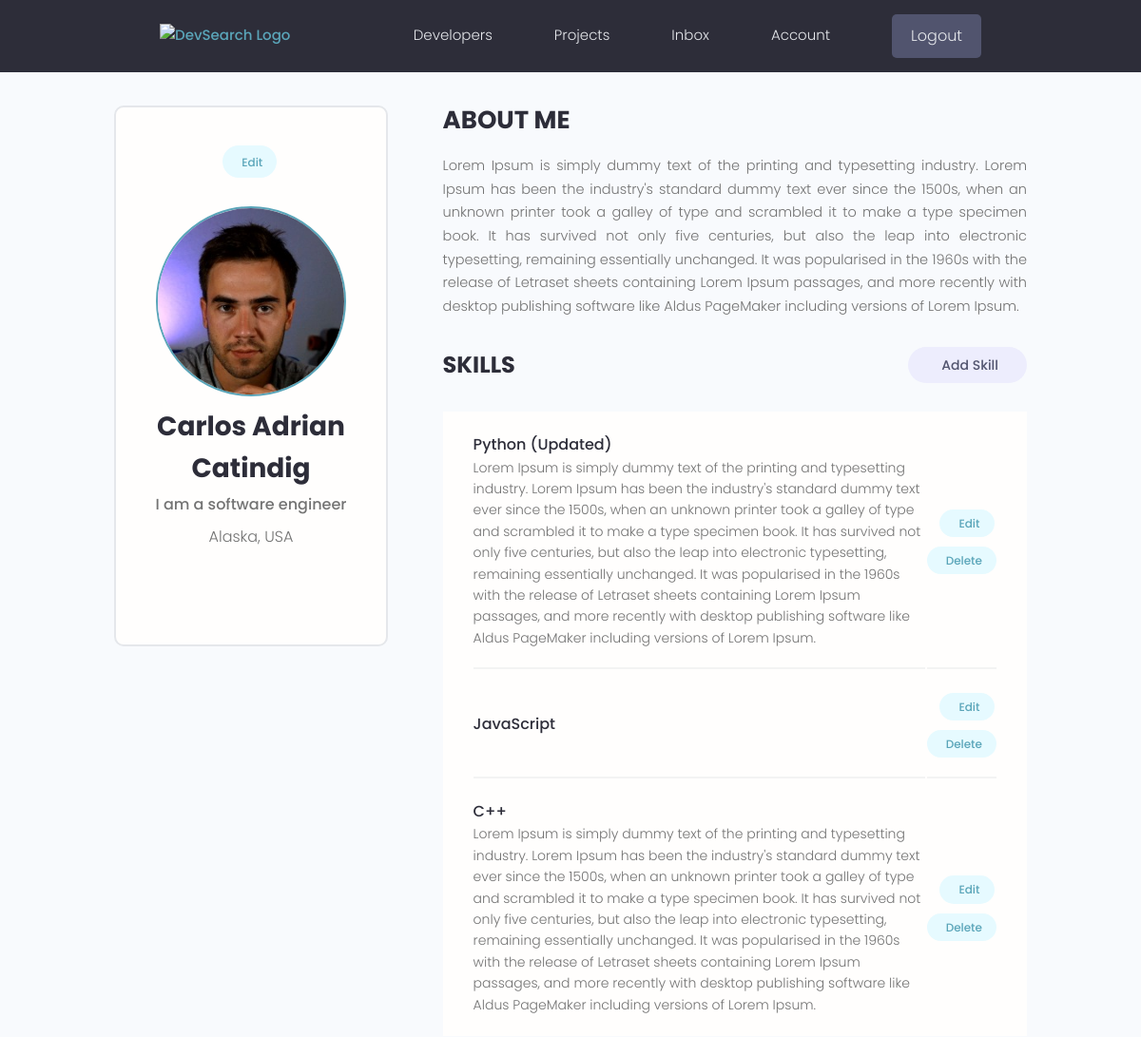
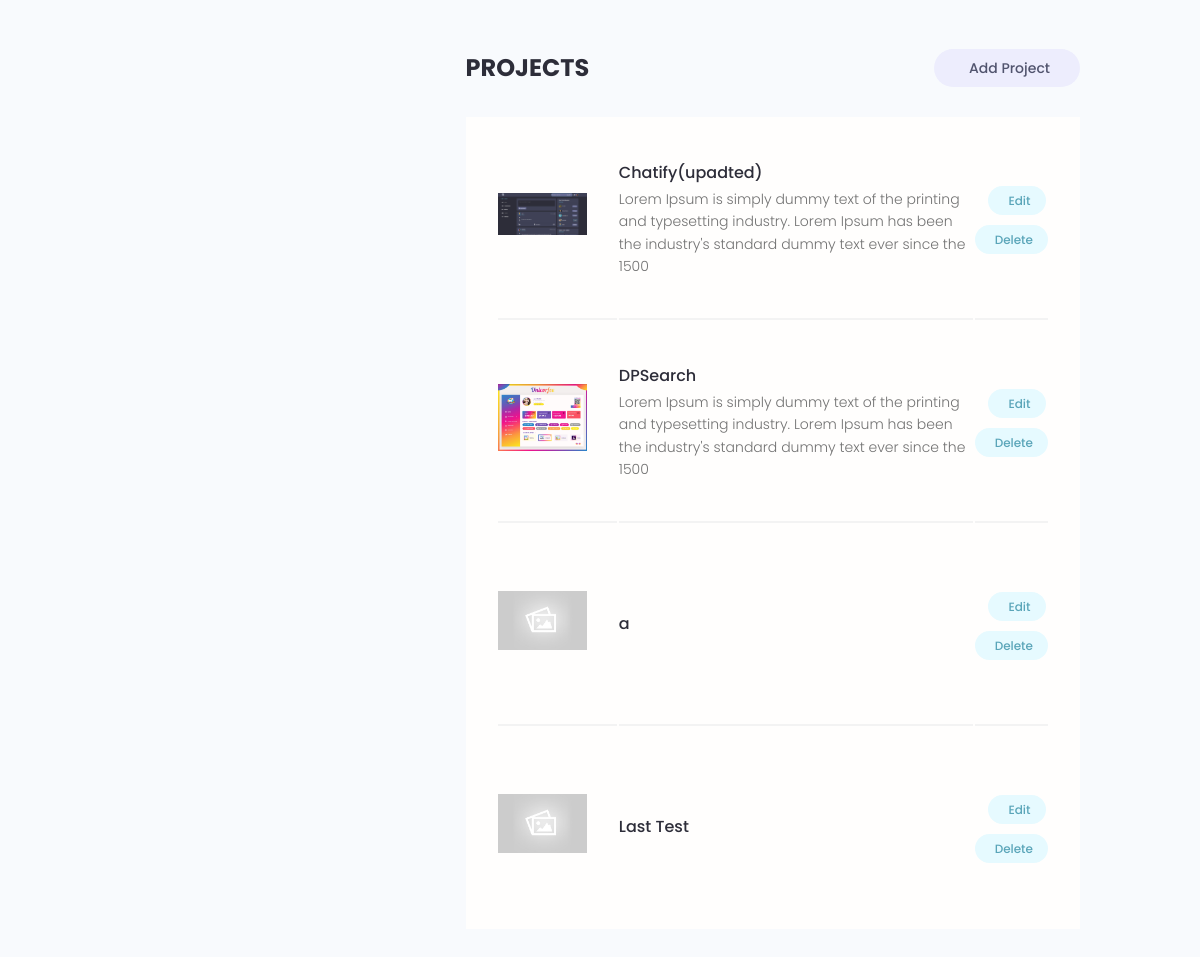
The app's page /account/ (signed in) with its own data (2 pictures, top to bottom).
### users/models.py (models this page shows, shortened)
class Profile(models.Model):
    user = models.OneToOneField(User, on_delete=models.CASCADE, null=True, blank=True)
    slug = models.SlugField(null=True, blank=True)
    first_name = models.CharField(max_length=255, null=True, blank=True)
    last_name = models.CharField(max_length=255, null=True, blank=True)
    email = models.EmailField(max_length=320, null=True, blank=True)
    username = models.CharField(max_length=255, null=True, blank=True)
    location = models.CharField(max_length=255, null=True, blank=True)
    short_intro = models.CharField(max_length=255, null=True, blank=True)
    bio = models.TextField(null=True, blank=True)
    profile_image = models.ImageField(null=True, blank=True, upload_to='profiles/', default='profiles/user-default.png')
    social_github = models.CharField(max_length=2048, null=True, blank=True)
    social_twitter = models.CharField(max_length=2048, null=True, blank=True)
    social_linkedin = models.CharField(max_length=2048, null=True, blank=True)
    social_youtube = models.CharField(max_length=2048, null=True, blank=True)
    social_website = models.CharField(max_length=2048, null=True, blank=True)
    created = models.DateTimeField(auto_now_add=True)
    id = models.UUIDField(default=uuid.uuid4, primary_key=True, unique=True, editable=False)
    class Meta:
        verbose_name_plural = 'Profiles'
    @property
    def image_url(self):
        try:
            url = self.profile_image.url
        except:
            url = ''
        return url
    @property
    def get_name(self):
        return f"{self.first_name} {self.last_name}"

class Skill(models.Model):
    owner = models.ForeignKey(Profile, null=True, blank=True, on_delete=models.CASCADE)
    name = models.CharField(max_length=255, null=True, blank=True)
    description = models.TextField(null=True, blank=True)
    created = models.DateTimeField(auto_now_add=True)
    id = models.UUIDField(default=uuid.uuid4, unique=True, primary_key=True, editable=False)
    class Meta:
        verbose_name_plural = 'Skills'

### projects/models.py (models this page shows, shortened)
class Project(models.Model):
    owner = models.ForeignKey(Profile, null=True, blank=True, on_delete=models.CASCADE)
    title = models.CharField(max_length=255)
    slug = models.SlugField(max_length=255)
    featured_image = models.ImageField(null=True, blank=True, default='default.jpg')
    description = models.TextField(blank=True, null=True)
    demo_link = models.CharField(max_length=2048, null=True, blank=True)
    source_link = models.CharField(max_length=2048, null=True, blank=True)
    tags = models.ManyToManyField('Tag', blank=True)
    vote_ratio = models.IntegerField(default=0, null=True, blank=True)
    vote_total = models.IntegerField(default=0, null=True, blank=True)
    created = models.DateTimeField(auto_now_add=True)
    id = models.UUIDField(default=uuid.uuid4, unique=True, primary_key=True, editable=False)
    class Meta:
        verbose_name_plural = 'Projects'
    def get_edit_url(self):
        return reverse("update-project", args=[self.slug])
    def get_delete_url(self):
        return reverse("delete-project", args=[self.slug])
    @property
    def image_url(self):
        try:
            url = self.featured_image.url
        except:
            url = ''
        return url

### users/views.py (the view)
# urls.py: path('account/', views.show_user_account, name="account"),
@login_required(login_url='login')
def show_user_account(request):
    profile = request.user.profile
    skills = profile.skill_set.all()
    projects = profile.project_set.all()
    context = {"profile":profile, "skills":skills, "projects":projects}
    return render(request, "users/account.html", context)

### users/templates/users/account.html (shortened to what this page needs)
{% extends 'main.html' %}
{% block content %}
<main class="settingsPage profile my-md">
  <div class="container">
    <div class="layout">
      <div class="column column--1of3">
        <div class="card text-center">
          <div class="card__body dev">
            <a class="tag tag--pill tag--main settings__btn" href="{% url 'edit-account' %}"> Edit</a>
            <img class="avatar avatar--xl dev__avatar" src="{{ profile.image_url }}" />
            <h2 class="dev__name">{{ profile.get_name|title }}</h2>
            <p class="dev__title">{{ profile.short_intro }}</p>
            <p class="dev__location">{{ profile.location }}</p>
          </div>
        </div>
      </div>
      <div class="column column--2of3">
        <div class="devInfo">
          <h3 class="devInfo__title">About Me</h3>
          <p class="devInfo__about">
            {{ profile.bio|linebreaksbr }}
          </p>
        </div>
        <div class="settings">
          <h3 class="settings__title">Skills</h3>
          <a class="tag tag--pill tag--sub settings__btn tag--lg" href="{% url 'create-skill' %}"> Add Skill</a>
        </div>
        <table class="settings__table">
          {% for skill in skills %}
          <tr>
            <td class="settings__tableInfo">
              <h4>{{ skill.name }}</h4>
              <p>
                {{ skill.description|linebreaksbr }}
              </p>
            </td>
            <td class="settings__tableActions">
              <a class="tag tag--pill tag--main settings__btn" href="{% url 'edit-skill' skill.id %}"> Edit</a>
              <a class="tag tag--pill tag--main settings__btn" href="{% url 'delete-skill' skill.id %}">
                Delete</a>
            </td>
          </tr>
          {% endfor %}
        </table>
        <div class="settings">
          <h3 class="settings__title">Projects</h3>
          <a class="tag tag--pill tag--sub settings__btn tag--lg" href="{% url 'create-project' %}"> Add Project</a>
        </div>
        <table class="settings__table">
          {% for project in projects %}
          <tr>
            <td class="settings__thumbnail">
              <a href="single-project.html"><img src="{{ project.image_url }}" alt="Project Thumbnail" /></a>
            </td>
            <td class="settings__tableInfo">
              <a href="single-project.html">{{ project.title }}</a>
              <p>
                {{ project.description|slice:"150"}}
              </p>
            </td>
            <td class="settings__tableActions">
              <a class="tag tag--pill tag--main settings__btn" href="{{ project.get_edit_url }}"> Edit</a>
              <a class="tag tag--pill tag--main settings__btn" href="{{ project.get_delete_url }}">
                Delete</a>
            </td>
          </tr>
          {% endfor %}
        </table>
      </div>
    </div>
  </div>
</main>
{% endblock content %}

### static/styles/app.css (style rules this page uses)
:root { --color-sub: #2d2d39; }
.card { border: 2px solid var(--color-light); }
img { width: 100%; }
.profile .card > .dev { padding: 4rem; }
.dev__avatar { display: block; margin: auto; }
.dev__name { color: var(--color-sub); font-size: 2.8rem; font-weight: 700; margin-top: 1rem; margin-bottom: 0.5rem; }
.dev__title { font-size: 1.6rem; font-weight: 500; line-height: 1.3; }
.dev__location { margin-top: 1rem; }
.devInfo { margin-bottom: 3rem; }
.devInfo__title, .devInfo__subtitle { font-size: 2.6rem; color: var(--color-sub); text-transform: uppercase; font-weight: 700; margin-bottom: 1.5rem; }
.devInfo__about, .devSkill__info { font-size: 1.45rem; line-height: 1.7; text-align: justify; }
.settingsPage .dev > .settings__btn { display: inline-block; margin-bottom: 3rem; }
.settings { display: flex; justify-content: space-between; align-items: center; }
.settings__title { font-size: 2.4rem; text-transform: uppercase; font-weight: 700; color: var(--color-sub); }
.settings__table { margin-top: 3rem; margin-bottom: 5rem; padding: 0 3rem; background: var(--color-white); }
.settings__table tr { width: 100%; }
.settings__table tr > td { padding: 2rem 0; }
.settings__table tr:not(:last-child) td { border-bottom: 2px solid var(--color-white-light); }
.settings__thumbnail { width: 23%; min-width: 10rem; }
.settings__thumbnail img { padding-right: 3rem; height: 15rem; object-fit: contain; }
.settings__tableInfo { width: 100%; }
.settings__tableInfo h4, .settings__tableInfo a { padding-right: 1rem; width: auto; font-size: 1.6rem; font-weight: 500; color: var(--color-sub); }
.settings__tableInfo p { font-size: 1.4rem; }
.settings__tableActions { text-align: right; }

### static/uikit/styles/modules/_variables.css (style rules this page uses)
:root { --color-main: #5aa5b9; --color-main-light: #e6faff; --color-sub: #3f4156; --color-sub-light: #51546e; --color-sub-lighter: #ededfd; --color-text: #737373; --color-gray: #8b8b8b; --color-light: #e5e7eb; --color-light-gray: #767676; --color-bg: #f8fafd; --color-white: #fffefd; --color-white-light: #f3f3f3; --color-success: #359e64; --color-success-bg: #def8e8; --color-error: #fc4b0b; --color-error-bg: #fff2ee; --font-base: 'Poppins', arial, helvetica, 'Segoe UI', roboto, ubuntu, sans-serif; --font-monospace: 'Fira Code', 'Courier New', courier, monospace; --font-regular: 300; --font-medium: 500; --font-bold: 700; --generic-shadow: 1px 1px 5px #00000010; --generic-transition: all 0.3s ease-in-out; }

### static/uikit/styles/modules/_base.css (style rules this page uses)
* { margin: 0; padding: 0; box-sizing: border-box; text-rendering: optimizeLegibility; color: inherit; font-size: inherit; }
html { font-size: 50%; }
@media only screen and (min-width: 480px) { html { font-size: 56.25%; } }
@media only screen and (min-width: 1200px) { html { font-size: 62.5%; } }
body { line-height: 1.6; font-weight: 400; font-size: 1.5rem; color: var(--color-text); background-color: var(--color-bg); min-height: 100vh; }

### static/uikit/styles/modules/_typography.css (style rules this page uses)
* { font-family: var(--font-base); }
h2 { font-size: 3.6rem; font-weight: var(--font-bold); }
h3 { font-size: 3.2rem; font-weight: var(--font-medium); }
h4 { font-size: 2.8rem; font-weight: var(--font-medium); }
p, span, strong { font-size: 1.6rem; color: var(--color-text); font-weight: var(--font-regular); }
a { padding-bottom: 2px; text-decoration: none; display: inline-block; color: var(--color-main); font-weight: var(--font-medium); }

### static/uikit/styles/modules/_utilities.css (style rules this page uses)
.container { width: 92%; max-width: 165rem; margin: 0 auto; box-sizing: border-box; }
@media screen and (min-width: 1000px) { .container { width: 90%; } }
@media screen and (min-width: 1200px) { .container { width: 80%; } }
.text-center { text-align: center; }
.my-md { margin: 3rem auto; }

### static/uikit/styles/modules/_avatar.css (style rules this page uses)
.avatar { border-radius: 50%; border: 2px solid var(--color-main); object-fit: cover; }
.avatar--xl { height: 20rem; width: 20rem; }

### static/uikit/styles/modules/_card.css (style rules this page uses)
.card { border-radius: 1rem; background-color: var(--color-white); border: 1.5px solid var(--color-light); width: auto; height: auto; margin-top: 0.5rem; margin-bottom: 0.5rem; overflow: hidden; }
.card__body, .card__header { padding: 2rem 2.5rem; }

### static/uikit/styles/modules/_layout.css (style rules this page uses)
.layout { display: flex; flex-flow: row wrap; justify-content: space-between; }
.layout > .column { margin-bottom: 3rem; }
.layout > .column.column--1of3 { flex-basis: 30%; }
.layout > .column.column--2of3 { flex-basis: 64%; }

### records on screen
Profile: image_url (picture), get_name "Carlos Adrian Catindig", short_intro "I am a software engineer", location "Alaska, USA", bio "Lorem Ipsum is simply dummy text of the printing and typesetting industry. Lorem Ipsum has been the industry's standard dummy text ever since the 1500s, when an unknown printer took a galley of type and scrambled it to make a type specimen book. It has survived not only five centuries, but also the leap into electronic typesetting, remaining essentially unchanged. It was popularised in the 1960s with the release of Letraset sheets containing Lorem Ipsum passages, and more recently with desktop publishing software like Aldus PageMaker including versions of Lorem Ipsum."
Skill: name "Python (Updated)", description "Lorem Ipsum is simply dummy text of the printing and typesetting industry. Lorem Ipsum has been the industry's standard dummy text ever since the 1500s, when an unknown printer took a galley of type and scrambled it to make a type specimen book. It has survived not only five centuries, but also the leap into electronic typesetting, remaining essentially unchanged. It was popularised in the 1960s with the release of Letraset sheets containing Lorem Ipsum passages, and more recently with desktop publishing software like Aldus PageMaker including versions of Lorem Ipsum."
Skill: name "JavaScript"
Skill: name "C++", description "Lorem Ipsum is simply dummy text of the printing and typesetting industry. Lorem Ipsum has been the industry's standard dummy text ever since the 1500s, when an unknown printer took a galley of type and scrambled it to make a type specimen book. It has survived not only five centuries, but also the leap into electronic typesetting, remaining essentially unchanged. It was popularised in the 1960s with the release of Letraset sheets containing Lorem Ipsum passages, and more recently with desktop publishing software like Aldus PageMaker including versions of Lorem Ipsum."
Project: image_url (picture), title "Chatify(upadted)", description "Lorem Ipsum is simply dummy text of the printing and typesetting industry. Lorem Ipsum has been the industry's standard dummy text ever since the 1500"
Project: image_url (picture), title "DPSearch", description "Lorem Ipsum is simply dummy text of the printing and typesetting industry. Lorem Ipsum has been the industry's standard dummy text ever since the 1500"
Project: image_url (placeholder picture), title "a"
Project: image_url (placeholder picture), title "Last Test"
